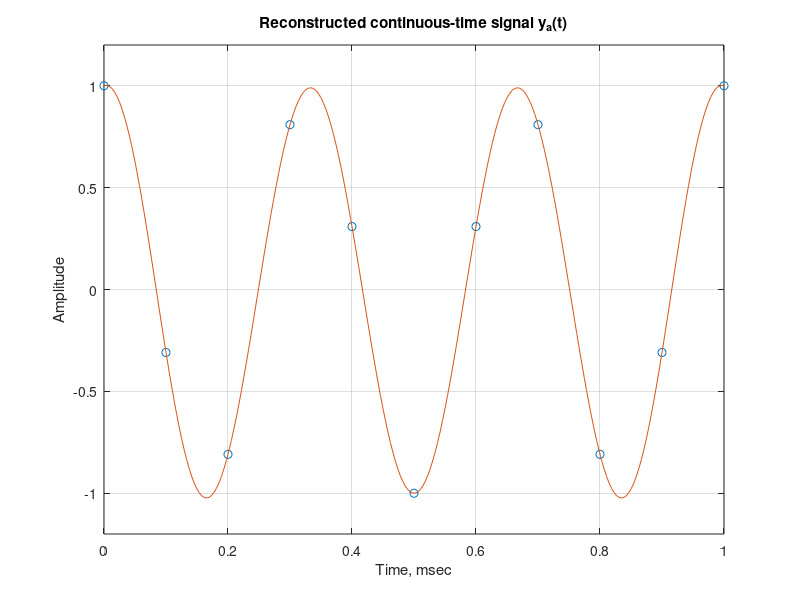

The MATLAB script that drew this image:
% Program P2_2
% Ilustrasi efek aliasing dalam domain
% created by aditya ervansyah

clf;
T = 0.1;f = 13;
n = (0:T:1)';
xs = cos(2*pi*f*n);
t = linspace(-0.5,1.5,500)';
ya = sinc((1/T)*t(:,ones(size(n))) -(1/T)*n(:,ones(size(t)))')*xs;
plot(n,xs,'o',t,ya);grid;
xlabel('Time, msec');ylabel('Amplitude');
title('Reconstructed continuous-time signal y_{a}(t)');
axis([0 1 -1.2 1.2]);